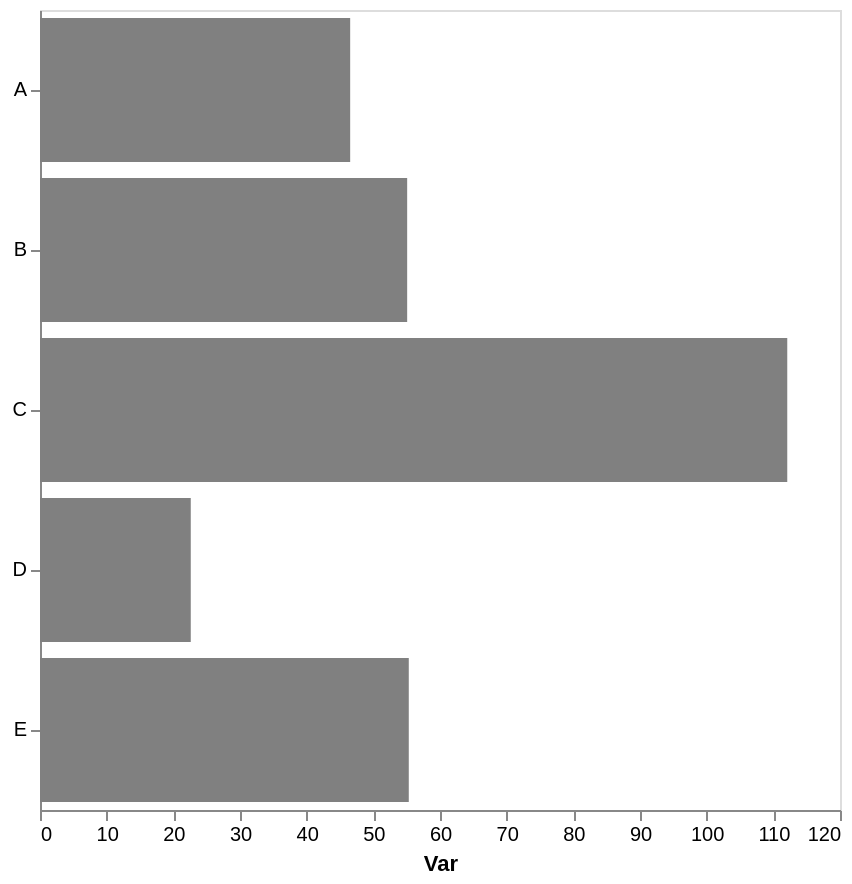

Write the Vega-Lite specification saved for this chart.
### Vega-Lite specification from a JSON file in a GitHub repository (floating-point values rounded to 4 significant figures)
{"config": {"view": {"continuousWidth": 300, "continuousHeight": 300}, "axis": {"grid": false}, "bar": {"color": "gray"}}, "data": {"name": "data-9fc88c13109fee8d94e3ca9b9d1654b2"}, "mark": {"type": "bar"}, "encoding": {"x": {"aggregate": "mean", "axis": {"title": "Var"}, "field": "var1", "type": "quantitative"}, "y": {"axis": {"title": null}, "field": "cat", "type": "nominal"}}, "height": 400, "width": 400, "$schema": "https://vega.github.io/schema/vega-lite/v5.17.0.json", "datasets": {"data-9fc88c13109fee8d94e3ca9b9d1654b2": [{"cat": "D", "var1": 26.96, "var2": 50.95}, {"cat": "C", "var1": 88.21, "var2": 38.42}, {"cat": "E", "var1": 49.36, "var2": 58.82}, {"cat": "E", "var1": 61.28, "var2": 47.08}, {"cat": "A", "var1": 46.53, "var2": 47.8}, {"cat": "B", "var1": 59.89, "var2": 56.69}, {"cat": "D", "var1": 18.43, "var2": 55.1}, {"cat": "D", "var1": 19.06, "var2": 46.23}, {"cat": "C", "var1": 114.1, "var2": 69.49}, {"cat": "D", "var1": 26.0, "var2": 41.24}, {"cat": "B", "var1": 50.26, "var2": 32.92}, {"cat": "C", "var1": 133.9, "var2": 52.7}]}}
